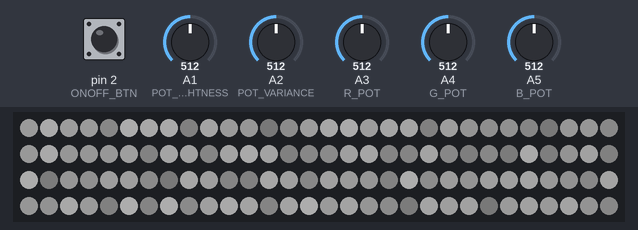
A sketch run on a simulated Arduino Uno, built with avr-gcc and run on an emulated ATmega328P. Shown: 120 RGB LEDs in strip order, left to right, continuing on the next row. The inputs (shaded band) are chosen by the test bench; at power-on: pin 2 (ONOFF_BTN) HIGH, A3 (R_POT) = 512, A4 (G_POT) = 512, A2 (POT_VARIANCE) = 512, A1 (POT_BRIGHTNESS) = 512, A5 (B_POT) = 512. Dim RGB values are drawn brighter than linear; random numbers use the default seed unless the sketch sets one.

Above: at 2.3 s.
2.4 s: pin 2 (ONOFF_BTN) pulled LOW for 0.15 s
At 3.6 s:
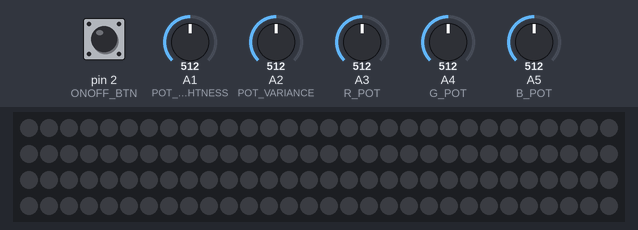
4.0 s: pin 2 (ONOFF_BTN) pulled LOW for 1 s
6.5 s: A3 (R_POT) set to 716
8.4 s: A4 (G_POT) set to 306
At 8.52 s:
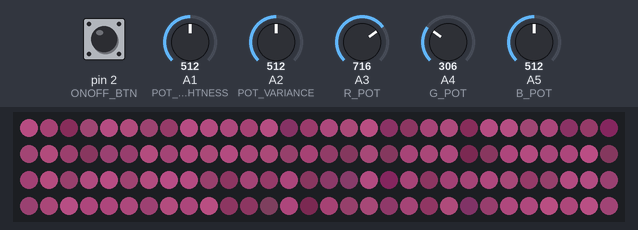

The sketch:

MonitorLighting-ArduinoCode.ino
```cpp
#include "FastLED.h"

//#define DEBUG //Uncomment to enable debugging

// How many leds are in the strip?
#define NUM_LEDS 120
// Data pin that led data will be written out over
#define DATA_PIN 3

//Analog pins for colours
#define R_POT 3
#define G_POT 4
#define B_POT 5

//Pin to turn on/off strip. Must support external interrupts.
#define ONOFF_BTN 2

//Analog pin definitions
#define POT_VARIANCE 2
#define POT_BRIGHTNESS 1

// This is an array of leds.  One item for each led in your strip.
CRGB leds[NUM_LEDS];

bool ignore_button = true; //prevent button interrupts falsely triggering on startup
void setup() {
#if defined(DEBUG)
  Serial.begin(115200);
  Serial.println("MonitorLighting");
#endif

  pinMode(ONOFF_BTN, INPUT_PULLUP); //configure button as input with internal pullup resistors.
  //External interrupts, ONOFF_BTN is active low. We do this later to prevent false triggers on startup
  //attachInterrupt(digitalPinToInterrupt(ONOFF_BTN), Interrupt_Button, CHANGE);
  attachInterrupt(digitalPinToInterrupt(ONOFF_BTN), Interrupt_Button, FALLING);

  //Setup mode advance timer
  TCCR1A = 0;
  TCCR1B = 0;
  TCNT1 = 32767; //Start counting at half the 16 bit limit, for 500ms interrupts
  TCCR1B |= (1 << CS12); //Prescaler 256

  FastLED.addLeds<NEOPIXEL, DATA_PIN>(leds, NUM_LEDS);

  //startup flash
  leds[NUM_LEDS - 21].r = 255;
  leds[NUM_LEDS - 21].g = 0;
  leds[NUM_LEDS - 21].b = 0;
  FastLED.show();
  delay(200);
  leds[NUM_LEDS - 11].r = 0;
  leds[NUM_LEDS - 11].g = 255;
  leds[NUM_LEDS - 11].b = 0;
  FastLED.show();
  delay(200);
  leds[NUM_LEDS - 1].r = 0;
  leds[NUM_LEDS - 1].g = 0;
  leds[NUM_LEDS - 1].b = 255;
  FastLED.show();
  delay(700);

  ignore_button = false; //Now the startup animation has finished, start listening to the button presses.
#if defined(DEBUG)
  Serial.println("setup() done");
#endif
}

volatile bool enable = true;
void Interrupt_Button() {
  enable = !enable;
}
/*
  volatile uint8_t mode = 0;
  volatile unsigned long button_start_time = 0;
  void Interrupt_Button() {
  if (ignore_button) return;
  Serial.println(TCNT1);

  TCNT1 = 0; //Reset timer counter to 0

  if (!digitalRead(ONOFF_BTN)) {
    //PRESS
  #if defined(DEBUG)
    Serial.println("!");
  #endif

    button_start_time = millis(); //keep track of when we started
    //start timer, so holding the button cycles modes
    TIMSK1 |= (1 << TOIE1); //Enable timer overflow
  }
  else {
    //DEPRESS
  #if defined(DEBUG)
    Serial.println("~");
  #endif

    TIMSK1 = 0; //Disable timer overflow

    //check if it was a short press. if so, toggle power.
    if (millis() - button_start_time > 500) enable = !enable;
  }
  }
  //Timer interrupts happen once a second to advance modes.
  ISR(TIMER1_OVF_vect) {   //This is the interrupt request
  #if defined(DEBUG)
  Serial.println("INT");
  #endif

  TCNT1 = 0; //Reset timer counter to 0

  //Interrupt has triggered, so it's a long press.
  mode++; //advance mode
  if (mode > 2) mode = 0; //mode overflow

  #if defined(DEBUG)
  Serial.print("mode=");
  Serial.println(mode);
  #endif
  }
*/

int adjustment;
void loop() {
  int global_brightness = map(analogRead(POT_BRIGHTNESS), 0, 1023, 20, 190); //20-190 soft limits for power. due to current limits, above 190 starves the arduino of power.
  FastLED.setBrightness(global_brightness);

  //there is a second adjustment knob with different effects in different modes.
  int adjustment = map(analogRead(POT_VARIANCE), 0, 1023, 0, 255);

  //read rgb slider pots
  int r = map(analogRead(R_POT), 0, 1023, 0, 255);
  int g = map(analogRead(G_POT), 0, 1023, 0, 255);
  int b = map(analogRead(B_POT), 0, 1023, 0, 255);

  if (enable) {
    if (adjustment <= 5)
    {
      //solid colour
      for (int i = 0; i < NUM_LEDS; i++) {
        leds[i].r = r;
        leds[i].g = g;
        leds[i].b = b;
      }
    }
    else {
      //flickering
      for (int i = 0; i < NUM_LEDS; i++) {
        int brightness = random(5, adjustment); //random brightness value
        //apply that to the selected base colour. Second knob is used to control how much the leds flicker
        leds[i].r = map(brightness, 0, adjustment, 0, r);
        leds[i].g = map(brightness, 0, adjustment, 0, g);
        leds[i].b = map(brightness, 0, adjustment, 0, b);
      }
    }
    /*
          for (int i = 0; i < NUM_LEDS; i++) {
            int brightness = random(5, adjustment); //random brightness value
            //apply that to the selected base colour. Second knob is used to control how much the leds flicker
            leds[i].r = 255;
            leds[i].g = 0;
            leds[i].b = 0;
          }
          break;
        case 1:
          for (int i = 0; i < NUM_LEDS; i++) {
            int brightness = random(5, adjustment); //random brightness value
            //apply that to the selected base colour. Second knob is used to control how much the leds flicker
            leds[i].r = 0;
            leds[i].g = 255;
            leds[i].b = 0;
          }
          break;
        case 2:
          for (int i = 0; i < NUM_LEDS; i++) {
            int brightness = random(5, adjustment); //random brightness value
            //apply that to the selected base colour. Second knob is used to control how much the leds flicker
            leds[i].r = 0;
            leds[i].g = 0;
            leds[i].b = 255;
          }
          break;
        default: break;
      }*/
  }
  else {
    //turn strip off
    for (int i = 0; i < NUM_LEDS; i++) {
      leds[i].r = 0;
      leds[i].g = 0;
      leds[i].b = 0;
    }
  }
  noInterrupts();
  FastLED.show(); //interrupting this function can crash the board, best leave it alone.
  interrupts();
  delay(100); //delay(map(analogRead(POT_DELAY), 0, 255, 20, 1000));
}
```
